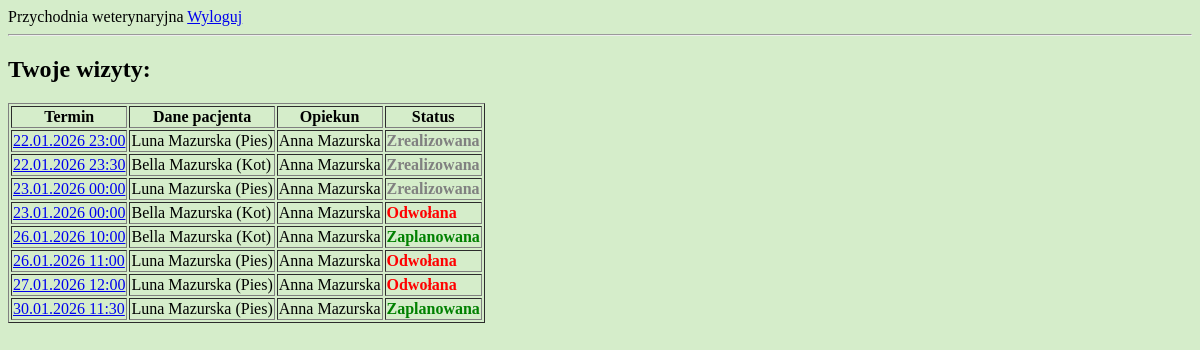
The page /przychodnia/wizyty/lista/ (signed in) on the database as committed earlier.
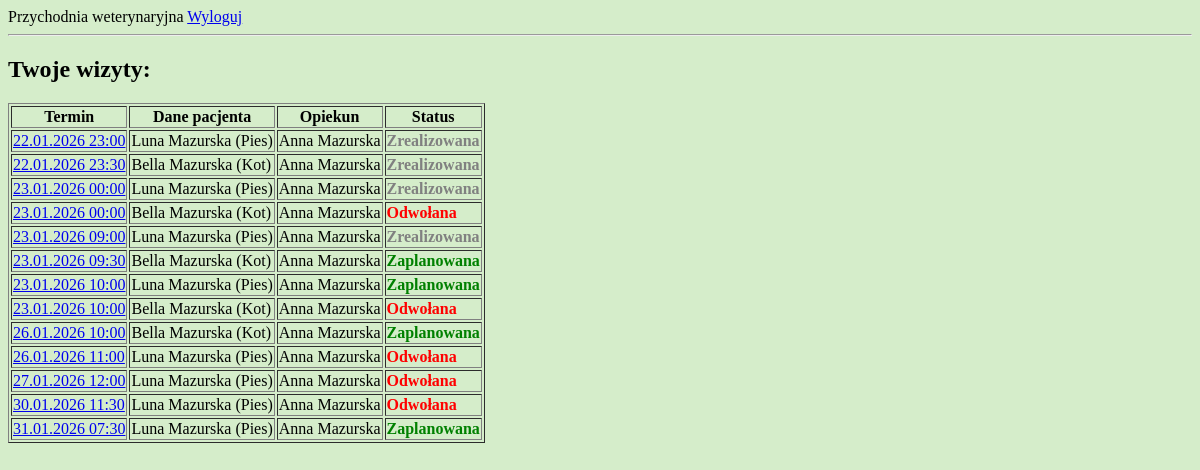
The same page on the database as committed later.
### przychodnia/models.py (models this page shows, shortened)
class Wizyta(models.Model):
    zwierze = models.ForeignKey(Zwierze, on_delete = models.CASCADE)
    weterynarz = models.ForeignKey(Weterynarz, on_delete = models.PROTECT)
    data_wizyty = models.DateField()  # warunek: weterynarz jest dostepny (grafik dostepnosci + inne wizyty)
    godzina_wizyty = models.TimeField()
    status = models.IntegerField(choices = STATUS_WIZYTA.choices, default = STATUS_WIZYTA.Zaplanowana)
    notatka = models.TextField(blank = True)
    class Meta:
        verbose_name_plural = "Wizyty"
        ordering = ['data_wizyty', 'godzina_wizyty', 'status']

class Zwierze(models.Model):
    imie = models.CharField(max_length = 50)
    opiekun = models.ForeignKey(Opiekun, on_delete = models.PROTECT)
    gatunek = models.IntegerField(choices = GATUNEK.choices)
    plec = models.IntegerField(choices = PLEC_ZWIERZE.choices)
    data_urodzenia = models.DateField(blank = True, null = True)
    data_dodania = models.DateTimeField(auto_now_add = True, editable = False)
    class Meta:
        verbose_name_plural = "Zwierzeta"
        ordering = ['opiekun__nazwisko', 'gatunek', 'imie']

class Opiekun(models.Model):
    user = models.OneToOneField(User, on_delete=models.CASCADE)  # polaczenie profilu opiekuna z kontem uzytkownika User
    imie = models.CharField(max_length = 50)
    nazwisko = models.CharField(max_length = 100)
    plec = models.IntegerField(choices = PLEC_OSOBA.choices)
    data_dodania = models.DateTimeField(auto_now_add = True, editable = False)
    class Meta:
        verbose_name_plural = "Opiekunowie"
        ordering = ['nazwisko', 'imie']

### przychodnia/views.py (the view)
# urls.py: path('wizyty/lista/', views.lista_wizyt, name='lista-wizyt'),
@login_required
def lista_wizyt(request):
    user = request.user
    if hasattr(user, "opiekun"):
        wizyty = Wizyta.objects.filter(
            zwierze__opiekun=user.opiekun
        )
    elif hasattr(user, "weterynarz"):
        wizyty = Wizyta.objects.filter(
            weterynarz=user.weterynarz
        )
    else:
        return HttpResponseForbidden()
    return render(request, 'przychodnia/wizyty/lista_wizyt.html', {'wizyty': wizyty})

### przychodnia/templates/przychodnia/wizyty/lista_wizyt.html (shortened to what this page needs)
{% extends "przychodnia/base.html" %}
{% block content %}
<h2>Twoje wizyty:</h2>
{% if wizyty %}
<table border="1">
    <tr>
        <th>Termin</th>
        <th>Dane pacjenta</th>
        {% if user.weterynarz %}<th>Opiekun</th>{% endif %}
        <th>Status</th>
    </tr>
    {% for wizyta in wizyty %}
    <tr>
        <td>
            <a href="{% url 'wizyta-detail' pk=wizyta.pk %}">
                {{ wizyta.data_wizyty|date:"d.m.Y" }} {{ wizyta.godzina_wizyty|time:"H:i" }}
            </a>
        </td>
        <td>{{ wizyta.zwierze.imie }} {{ wizyta.zwierze.opiekun.nazwisko }} ({{ wizyta.zwierze.get_gatunek_display }})</td>
        {% if user.weterynarz %}<td>{{ wizyta.zwierze.opiekun.imie }} {{ wizyta.zwierze.opiekun.nazwisko }}</td>{% endif %}
        <td>
            <span class="
                {% if wizyta.status == 1 %}status-1
                {% elif wizyta.status == 2 %}status-2
                {% elif wizyta.status == 3 %}status-3
                {% endif %}
            ">
            {{ wizyta.get_status_display }}
            </span>
        </td>
    </tr>
    {% endfor %}
</table>
{% else %}
    <p>Brak przypisanych wizyt.</p>
{% endif %}
{% endblock %}

Rows that differ between the two databases and show on the page:
added Wizyta: data_wizyty "23.01.2026", godzina_wizyty "09:00", zwierze.imie "Luna", zwierze.opiekun.nazwisko "Mazurska", zwierze.gatunek "Pies", zwierze.opiekun.imie "Anna", status "Zrealizowana"
added Wizyta: data_wizyty "23.01.2026", godzina_wizyty "09:30", zwierze.imie "Bella", zwierze.opiekun.nazwisko "Mazurska", zwierze.gatunek "Kot", zwierze.opiekun.imie "Anna", status "Zaplanowana"
added Wizyta: data_wizyty "23.01.2026", godzina_wizyty "10:00", zwierze.imie "Luna", zwierze.opiekun.nazwisko "Mazurska", zwierze.gatunek "Pies", zwierze.opiekun.imie "Anna", status "Zaplanowana"
added Wizyta: data_wizyty "23.01.2026", godzina_wizyty "10:00", zwierze.imie "Bella", zwierze.opiekun.nazwisko "Mazurska", zwierze.gatunek "Kot", zwierze.opiekun.imie "Anna", status "Odwołana"
changed Wizyta (number 12 of 13 on the later page): status "Zaplanowana" → "Odwołana"
added Wizyta: data_wizyty "31.01.2026", godzina_wizyty "07:30", zwierze.imie "Luna", zwierze.opiekun.nazwisko "Mazurska", zwierze.gatunek "Pies", zwierze.opiekun.imie "Anna", status "Zaplanowana"
